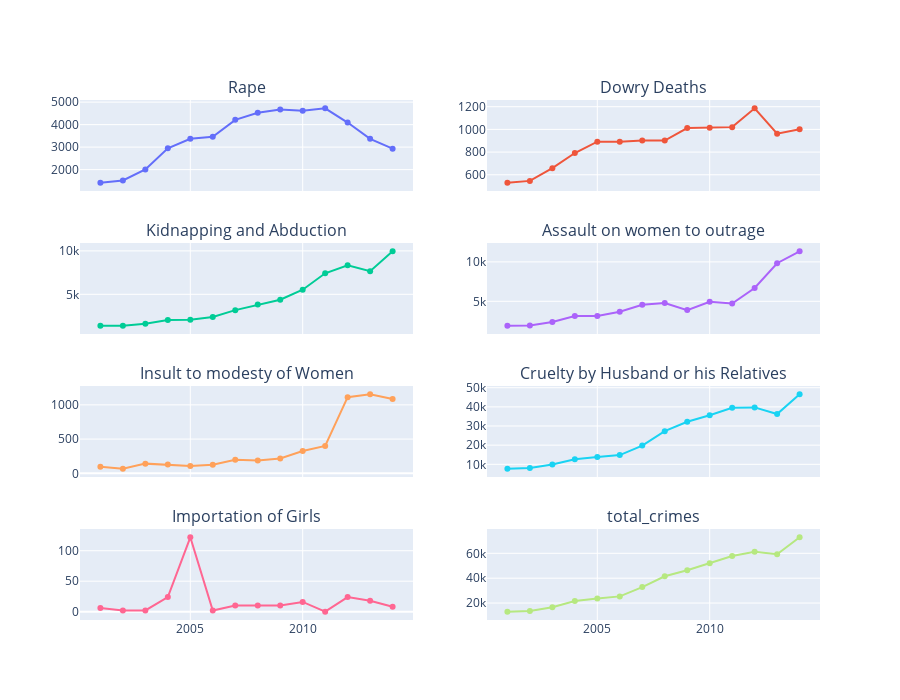

The code cell stored with this chart in its notebook:
### Code cell
fig = make_subplots(rows = 4, cols = 2, shared_xaxes=True,
                    vertical_spacing=0.1,
                    subplot_titles=("Rape","Dowry Deaths",
                                    "Kidnapping and Abduction",
                                    "Assault on women to outrage",
                                    "Insult to modesty of Women",
                                    "Cruelty by Husband or his Relatives",
                                    "Importation of Girls", "total_crimes"))

fig.add_trace(go.Scatter(x = df_wb1.index, y = df_wb1['Rape']),row = 1, col = 1)
fig.add_trace(go.Scatter(x = df_wb1.index, y = df_wb1['Dowry Deaths']),row = 1, col = 2)
fig.add_trace(go.Scatter(x = df_wb1.index, y = df_wb1['Kidnapping and Abduction']),row = 2, col = 1)
fig.add_trace(go.Scatter(x = df_wb1.index, y = df_wb1['Assault on women with intent to outrage her modesty']),row = 2, col = 2)
fig.add_trace(go.Scatter(x = df_wb1.index, y = df_wb1['Insult to modesty of Women']),row = 3, col = 1)
fig.add_trace(go.Scatter(x = df_wb1.index, y = df_wb1['Cruelty by Husband or his Relatives']),row = 3, col = 2)
fig.add_trace(go.Scatter(x = df_wb1.index, y = df_wb1['Importation of Girls']),row= 4 , col = 1)
fig.add_trace(go.Scatter(x = df_wb1.index, y = df_wb1['total_crimes']),row = 4, col = 2)

fig.update_layout(height=700, showlegend=False)

fig.show()

### Figure 1 — Plotly figure (JSON) as saved in the notebook; plotly's stock layout.template omitted (floating-point values rounded to 4 significant figures)
{"data": [{"type": "scatter", "x": [2001, 2002, 2003, 2004, 2005, 2006, 2007, 2008, 2009, 2010, 2011, 2012, 2013, 2014], "xaxis": "x", "y": [1418, 1518, 2004, 2950, 3372, 3462, 4212, 4526, 4672, 4622, 4726, 4092, 3370, 2932], "yaxis": "y"}, {"type": "scatter", "x": [2001, 2002, 2003, 2004, 2005, 2006, 2007, 2008, 2009, 2010, 2011, 2012, 2013, 2014], "xaxis": "x2", "y": [530, 546, 658, 792, 892, 890, 902, 902, 1012, 1014, 1020, 1186, 962, 1002], "yaxis": "y2"}, {"type": "scatter", "x": [2001, 2002, 2003, 2004, 2005, 2006, 2007, 2008, 2009, 2010, 2011, 2012, 2013, 2014], "xaxis": "x3", "y": [1390, 1388, 1602, 2036, 2078, 2398, 3180, 3814, 4374, 5528, 7422, 8336, 7660, 9952], "yaxis": "y3"}, {"type": "scatter", "x": [2001, 2002, 2003, 2004, 2005, 2006, 2007, 2008, 2009, 2010, 2011, 2012, 2013, 2014], "xaxis": "x4", "y": [1908, 1928, 2372, 3132, 3144, 3674, 4562, 4792, 3884, 4930, 4726, 6690, 9826, 11340], "yaxis": "y4"}, {"type": "scatter", "x": [2001, 2002, 2003, 2004, 2005, 2006, 2007, 2008, 2009, 2010, 2011, 2012, 2013, 2014], "xaxis": "x5", "y": [96, 68, 142, 128, 108, 126, 198, 188, 216, 326, 400, 1112, 1154, 1086], "yaxis": "y5"}, {"type": "scatter", "x": [2001, 2002, 2003, 2004, 2005, 2006, 2007, 2008, 2009, 2010, 2011, 2012, 2013, 2014], "xaxis": "x6", "y": [7718, 8138, 9896, 12668, 13872, 14828, 19800, 27326, 32224, 35592, 39544, 39730, 36232, 46556], "yaxis": "y6"}, {"type": "scatter", "x": [2001, 2002, 2003, 2004, 2005, 2006, 2007, 2008, 2009, 2010, 2011, 2012, 2013, 2014], "xaxis": "x7", "y": [6, 2, 2, 24, 122, 2, 10, 10, 10, 16, 0, 24, 18, 8], "yaxis": "y7"}, {"type": "scatter", "x": [2001, 2002, 2003, 2004, 2005, 2006, 2007, 2008, 2009, 2010, 2011, 2012, 2013, 2014], "xaxis": "x8", "y": [13066, 13588, 16676, 21730, 23588, 25380, 32864, 41558, 46392, 52028, 57838, 61170, 59222, 72876], "yaxis": "y8"}], "layout": {"annotations": [{"font": {"size": 16}, "showarrow": false, "text": "Rape", "x": 0.225, "xanchor": "center", "xref": "paper", "y": 1, "yanchor": "bottom", "yref": "paper"}, {"font": {"size": 16}, "showarrow": false, "text": "Dowry Deaths", "x": 0.775, "xanchor": "center", "xref": "paper", "y": 1, "yanchor": "bottom", "yref": "paper"}, {"font": {"size": 16}, "showarrow": false, "text": "Kidnapping and Abduction", "x": 0.225, "xanchor": "center", "xref": "paper", "y": 0.725, "yanchor": "bottom", "yref": "paper"}, {"font": {"size": 16}, "showarrow": false, "text": "Assault on women to outrage", "x": 0.775, "xanchor": "center", "xref": "paper", "y": 0.725, "yanchor": "bottom", "yref": "paper"}, {"font": {"size": 16}, "showarrow": false, "text": "Insult to modesty of Women", "x": 0.225, "xanchor": "center", "xref": "paper", "y": 0.45, "yanchor": "bottom", "yref": "paper"}, {"font": {"size": 16}, "showarrow": false, "text": "Cruelty by Husband or his Relatives", "x": 0.775, "xanchor": "center", "xref": "paper", "y": 0.45, "yanchor": "bottom", "yref": "paper"}, {"font": {"size": 16}, "showarrow": false, "text": "Importation of Girls", "x": 0.225, "xanchor": "center", "xref": "paper", "y": 0.175, "yanchor": "bottom", "yref": "paper"}, {"font": {"size": 16}, "showarrow": false, "text": "total_crimes", "x": 0.775, "xanchor": "center", "xref": "paper", "y": 0.175, "yanchor": "bottom", "yref": "paper"}], "height": 700, "showlegend": false, "xaxis": {"anchor": "y", "domain": [0, 0.45], "matches": "x7", "showticklabels": false}, "xaxis2": {"anchor": "y2", "domain": [0.55, 1], "matches": "x8", "showticklabels": false}, "xaxis3": {"anchor": "y3", "domain": [0, 0.45], "matches": "x7", "showticklabels": false}, "xaxis4": {"anchor": "y4", "domain": [0.55, 1], "matches": "x8", "showticklabels": false}, "xaxis5": {"anchor": "y5", "domain": [0, 0.45], "matches": "x7", "showticklabels": false}, "xaxis6": {"anchor": "y6", "domain": [0.55, 1], "matches": "x8", "showticklabels": false}, "xaxis7": {"anchor": "y7", "domain": [0, 0.45]}, "xaxis8": {"anchor": "y8", "domain": [0.55, 1]}, "yaxis": {"anchor": "x", "domain": [0.825, 1]}, "yaxis2": {"anchor": "x2", "domain": [0.825, 1]}, "yaxis3": {"anchor": "x3", "domain": [0.55, 0.725]}, "yaxis4": {"anchor": "x4", "domain": [0.55, 0.725]}, "yaxis5": {"anchor": "x5", "domain": [0.275, 0.45]}, "yaxis6": {"anchor": "x6", "domain": [0.275, 0.45]}, "yaxis7": {"anchor": "x7", "domain": [0, 0.175]}, "yaxis8": {"anchor": "x8", "domain": [0, 0.175]}}}
